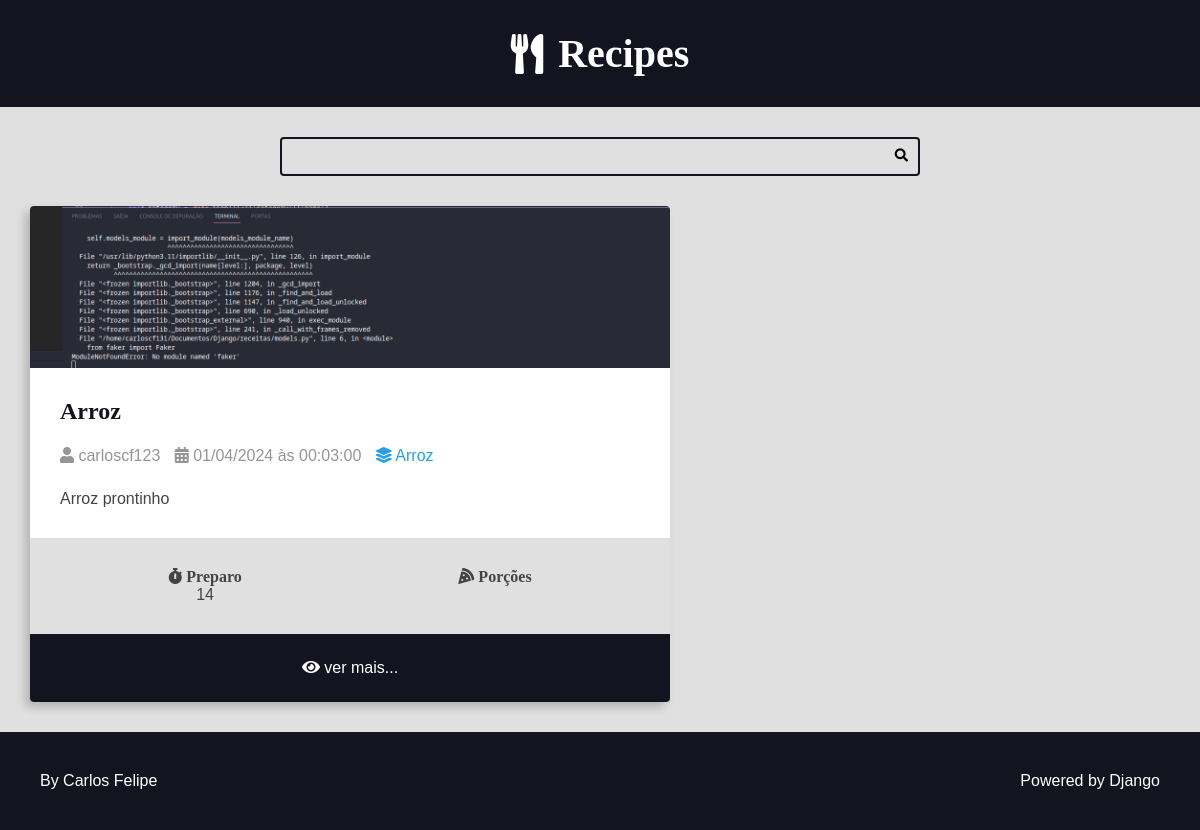
Page /recipes/category/3/ on the committed database.
### recipes/models.py (models this page shows, shortened)
class Recipe(models.Model):
    title = models.CharField(max_length=65)
    description = models.CharField(max_length=165)
    slug =  models.SlugField()
    preparation_time = models.IntegerField()
    preparation_time_unity = models.CharField(max_length=65)
    servings_time = models.IntegerField()
    servings_unity = models.CharField(max_length=65)
    preparation_steps = models.TextField()
    preparation_steps_is_html = models.BooleanField(default=False)
    created_at = models.DateTimeField(auto_now_add=True)
    updated_at = models.DateTimeField(auto_now=True)
    is_published = models.BooleanField(default=False)
    cover = models.ImageField(upload_to='recipes/covers/%Y/%m/%d/', blank=True, default='')
    category = models.ForeignKey(Category, on_delete=models.SET_NULL, null=True, blank=True, default=None,)
    author = models.ForeignKey(User, on_delete=models.SET_NULL, null=True)

class Category(models.Model):
    name = models.CharField(max_length=65)

### recipes/views.py (the view)
# urls.py: path('recipes/category/<int:category_id>/', views.category, name="category"),
def category(request, category_id):
    recipes = get_list_or_404(Recipe.objects.filter(category__id=category_id, is_published=True).order_by('-id'))
    return render(request, 'recipes/pages/category.html', context={
        'recipes': recipes,
        'title': f'{recipes[0].category.name} - Category | '
    })

### recipes/templates/recipes/pages/category.html (shortened to what this page needs)
{% extends 'global/base.html' %}
{% block content %}
<div class="main-content main-content-list container">
    {% for recipe in recipes %}
        {% include "recipes/partials/recipe.html" %}
    {% endfor %}
</div>
{% endblock content %}

### recipes/templates/recipes/partials/recipe.html (shortened to what this page needs)
<div class="recipe recipe-list-item">
    {% if recipe.cover %}
        <div class="recipe-cover">
            <a href="{% url "recipes:recipe" recipe.id %}">
                <img src="{{ recipe.cover.url }}" alt="Temporário">
            </a>
        </div>
    {% endif %}
    <div class="recipe-title-container">
        <h2 class="recipe-title">
            <a href="{% url "recipes:recipe" recipe.id %}">
                {{ recipe.title }}
            </a>
        </h2>
    </div>
    <div class="recipe-author">
        <span class="recipe-author-item">
            <i class="fas fa-user"></i>
            {% if recipe.author is not None %}
                {% if recipe.author.frist_name %}
                    {{ recipe.author.first_name }} {{ recipe.author.last_name }}
                {% else %}
                    {{ recipe.author.username }}
                {% endif %}
            {% else %}
                Desconhecido
            {% endif %}
        </span>
        <span class="recipe-author-item">
            <i class="fas fa-calendar-alt"></i>
            {{ recipe.created_at|date:"d/m/Y" }} às {{ recipe.created_at|date:"H:i:s" }}
        </span>
        {% if recipe.category is not None %}
            <span class="recipe-author-item">
                <a href="{% url 'recipes:category' recipe.category.id %}">
                    <i class="fas fa-layer-group"></i>
                    <span>{{ recipe.category.name }}</span>
                </a>
            </span>
        {% endif %}
    </div>
    <div class="recipe-content">
        <p>{{ recipe.description }}</p>
    </div>
    <div class="recipe-meta-container">
        <div class="recipe-meta recipe-preparation">
            <h3 class="recipe-meta-title"><i class="fas fa-stopwatch"></i> Preparo</h3>
            <div class="recipe-meta-text">
                {{ recipe.preparation_time }} {{ recipe.preparation_time_unit }}
            </div>
        </div>
        <div class="recipe-meta recipe-servings">
            <h3 class="recipe-meta-title"><i class="fas fa-pizza-slice"></i> Porções</h3>
        </div>
    </div>
    {% if is_detail_page is not True %}
        <footer class="recipe-footer">
            <a href="{% url "recipes:recipe" recipe.id %}" class="recipe-read-more button button-dark button-full-width">
                <i class="fas fa-eye"></i>
                <span>ver mais...</span>
            </a>
        </footer>
    {% endif %}
</div>

### recipes/static/recipes/css/style.css (style rules this page uses)
:root { --color-primary: #269fe6; --color-primary-hover: #2086c2; --color-primary-dark: #13141f; --color-primary-dark-hover: #212336; --color-primary-light: #d4ecfa; --color-primary-light-hover: #bdd8e7; --color-white: #fff; --color-black: #000; --color-dark-text: #444; --color-info-light: #cce5ff; --color-debug-light: #cce5ff; --color-success-light: #d4edda; --color-alert-light: #fff3cd; --color-warning-light: #fff3cd; --color-error-light: #f8d7da; --color-info-dark: #4d86c4; --color-debug-dark: #4d86c4; --color-success-dark: #4a9c5d; --color-alert-dark: #927f40; --color-warning-dark: #927f40; --color-error-dark: #da525d; --color-gray-0: #f9f9f9; --color-gray-1: #e0e0e0; --color-gray-2: #c7c7c7; --color-gray-3: #aeaeae; --color-gray-4: #959595; --color-gray-5: #7d7d7d; --color-gray-6: #646464; --color-gray-7: #4b4b4b; --color-gray-8: #323232; --color-gray-9: #191919; --font-primary: sans-serif; --font-headings: 'Roboto Slab', serif; --spacing-gutter-medium: 3rem; --spacing-gutter-large: 4rem; }
.container { max-width: 144rem; margin: 0 auto; padding: var(--spacing-gutter-medium); }
.main-content { padding-top: 0; }
.main-content-list { display: grid; grid-template-columns: repeat(auto-fit, minmax(340px, 1fr)); gap: var(--spacing-gutter-large); }
.recipe { background: var(--color-white); box-shadow: -5px 5px 10px rgba(0, 0, 0, .2); transform: scale(1); transition: all 300ms ease-in-out; border-radius: .4rem; overflow: hidden; }
.recipe img { max-width: 100%; }
.recipe-list-item { max-width: 64rem; height: fit-content; }
.recipe-title-container { padding: var(--spacing-gutter-medium); padding-bottom: 2rem; }
.recipe-title-container a { text-decoration: none; color: var(--color-primary-dark); }
.recipe-author { padding: 2px 5px 5px 30px; ; }
.recipe-content { padding: var(--spacing-gutter-medium); padding-top: 2rem; }
.recipe-author-item { color: var(--color-gray-4); margin-right: 1rem; }
.recipe-author a { color: var(--color-primary); transition: all 300ms ease-in-out; text-decoration: none; }
.recipe-meta-container { display: flex; flex-flow: row wrap; padding: var(--spacing-gutter-medium); background: var(--color-gray-1); }
.recipe-meta { display: flex; flex-flow: column nowrap; flex-shrink: 1; flex-grow: 1; text-align: center; }
.recipe-meta-title { font-size: 1.6rem; }
.recipe-footer a { background: var(--color-primary-dark); display: block; color: var(--color-white); text-decoration: none; text-align: center; padding: 25px; transition: all 300ms ease-in-out; }

### base_static/global/css/global-style.css (style rules this page uses)
* { padding: 0; margin: 0; box-sizing: border-box; }
html { font-size: 62.5%; }
body { font-size: 1.6rem; font-family: var(--font-primary); background: var(--color-gray-1); color: var(--color-dark-text); }
h1, h2, h3, h4, h5, h6 { font-family: var(--font-headings); }

### rows in the picture
Recipe: cover (picture), title "Arroz", author.username "carloscf123", created_at "01/04/2024", created_at "00:03:00", category.name "Arroz", description "Arroz prontinho", preparation_time "14"
